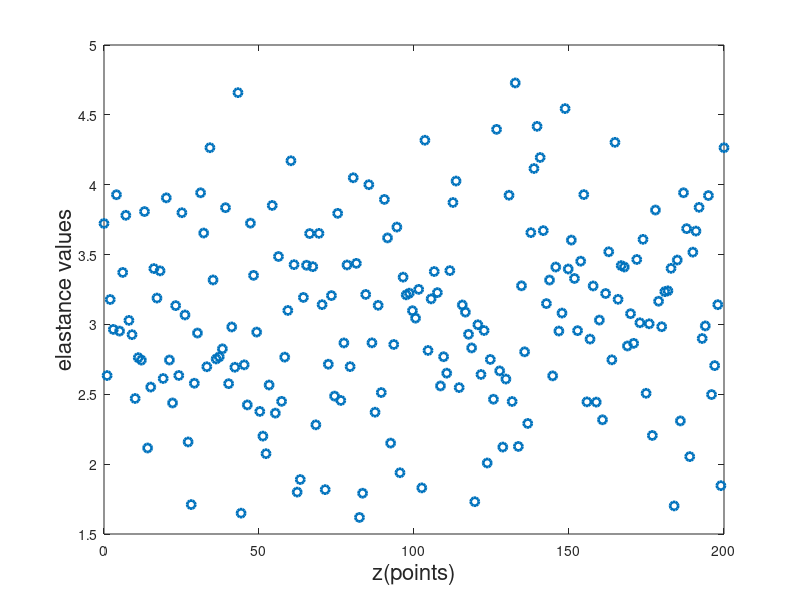

Source code (MATLAB): (Note: this script raises an error after producing the figure.)
%%  Model M-DOF
%   Model M-DOF simulate vertical tissue dynamics




%%
clear all;
close all;

%---number of DOF.
m = 200;
%% Asuume prior probablity funtion for theta 
N_refpoint = 200;
z = linspace(0,N_refpoint,N_refpoint);
k_health_low = 1;
k_health_high = 5; % ensure satruation
k_tumor_low = 4;
k_tumor_high = 10;


mu_health = (k_health_low + k_health_high)/2;
sigma_health = (k_health_high - mu_health)/3;

mu_tumor = (k_tumor_low + k_tumor_high)/2;
sigma_tumor = (k_tumor_high - mu_tumor)/3;

% generate the simulated healthy case
k_simu_health = mu_health*ones(N_refpoint,1) + randn(N_refpoint,1)*sigma_health ; 

% define tumor size
tumor_percent = 0.2;

% define tumor location
tumor_loc1 = 0.4;
tumor_loc2 = tumor_loc1  + tumor_percent;

% generate baseline elastance for cancerous breast
mu_z = (tumor_loc1 + tumor_loc2)/2*N_refpoint;
sigma_z = (tumor_percent*N_refpoint/2)/3;
k1 = mu_health * (2*pi)^0.5 * sigma_z;
k2 = mu_tumor * (2*pi)^0.5 * sigma_z - k1;

z_pdf = @(x,k1,k2,mu_z,sigma_z) 1/sigma_z/(2*pi)^0.5*(k1+k2*exp(-(x-mu_z).^2/2/sigma_z^2));
k_tumor_base = z_pdf(z,k1,k2,mu_z,sigma_z);

% generate the simulated tumor case
k_simu_tumor = k_tumor_base' + randn(N_refpoint,1)*sigma_health;

figure(1);
plot(z ,k_simu_health,'o','LineWidth',2)
xlabel('z(points)', 'FontSize',16);ylabel('elastance values', 'FontSize',16)
sgtitle(['healthy case--> ','mu=',num2str(sprintf('%0.1f',mu_health)),' & sigma=',num2str(sprintf('%0.3f',sigma_health))])
ylim([0 10])
grid on
figure(2);
plot(z ,k_simu_tumor,'o','LineWidth',2)
xlabel('z(points)', 'FontSize',16);ylabel('elastance values', 'FontSize',16)
sgtitle(['cancerous case--> ','mu=',num2str(sprintf('%0.1f',mu_tumor)),' & sigma=',num2str(sprintf('%0.3f',sigma_tumor))])
ylim([0 10])
grid on
%% get k trial samples
N_trial = 200; % This values has to be small enough to aviod product = 0 
RS_step = N_refpoint/N_trial;
k_RS_health = k_simu_health(1:RS_step:end);
k_RS_tumor = k_simu_tumor(1:RS_step:end);
k_values_health = k_RS_health(randperm(N_trial),:);
k_values_tumor = k_RS_tumor(randperm(N_trial),:);
k_trial_health = k_values_health;
k_trial_tumor = k_values_tumor;


figure(10);
histogram(k_trial_health,50)
histfit(k_trial_health,50,'normal')
xlabel('healthy elastance', 'FontSize',16);
ylabel('Number of elastance observations', 'FontSize',16);
xlim([0 10])
sgtitle(['mu',num2str(sprintf('%0.1f',mu_health)),' & sigma=',num2str(sprintf('%0.3f',sigma_health))])

figure(20);
histogram(k_trial_tumor,50)
histfit(k_trial_tumor,50,'normal')
pd_tumor = fitdist(k_trial_tumor,'Normal');
xlabel('cancerous elastance', 'FontSize',16);
ylabel('Number of elastance observations', 'FontSize',16);
xlim([0 10])
sgtitle(['mu',num2str(sprintf('%0.1f',pd_tumor.mu)),' & sigma=',num2str(sprintf('%0.3f',pd_tumor.sigma))])

%% get the "proposed" pdf for k and its parameters mu & sigma

k_prop_pdf = @(x,para) 1/para(2)/(2*pi)^0.5*exp(-(x-para(1)).^2/2/para(2)^2);
mu_min = 0.1;
mu_max = 10;
sigma_min = 0.01;
sigma_max = 5;
mu_prior = @(mu) unifpdf(mu,mu_min,mu_max);
sigma_prior = @(sigma) unifpdf(sigma,sigma_min,sigma_max);

y_est = k_prop_pdf(linspace(0,10,100),[3 1]);
y_mu = mu_prior(linspace(mu_min,mu_max,100));
y_sigma = sigma_prior(linspace(sigma_min,sigma_max,100));


%% get the Posterior pdf for health case
post_health = @(para) prod(k_prop_pdf(k_trial_health,para)) * mu_prior(para(1)) * sigma_prior(para(2)); 

%% get the Posterior pdf for tumor case
post_tumor = @(para) prod(k_prop_pdf(k_trial_tumor,para)) * mu_prior(para(1)) * sigma_prior(para(2)); 
            
%% visualize////NOTE, if the size of k_trial_health is too big, their product tends towards zero
% check for zero product

mu = linspace(mu_min,mu_max, 100);
sigma = linspace(sigma_min,sigma_max, 100);
simpost = zeros(100,100);
for i = 1:length(mu)
    for j = 1:length(sigma)
        simpost(i,j) = post_tumor([mu(i), sigma(j)]);
    end;
end;

figure(1000)
mesh(sigma,mu,simpost)
xlabel('sigma')
ylabel('mu')
zlabel('Posterior density')
view(-110,30)


%% MH algorithm 
init_para = [4 1];
nsamples = 10000;
delta1 = 0.1;
delta2 = 0.01;
% proppdf =  @(para,y) unifpdf(y(1)-para(1),-delta1,delta1) + unifpdf(y(2)-para(2),-delta2,delta2);
% proprnd = @(para) [(para(1)+ rand*2*delta1 - delta1) (para(2)+ rand*2*delta2 - delta2)];   
proppdf =  @(para,y) mvnpdf(y,para,eye(2));
proprnd = @(para) [(para(1)+ rand*2*delta1 - delta1) (para(2)+ rand*2*delta2 - delta2)];   
BM = 1000;
TM = 10;
%% healthy
[smpl_heal,accept_heal] = ...
    mhsample(init_para,nsamples,'pdf',post_health,'proppdf',proppdf,'proprnd',proprnd, 'burnin',BM,'thin', TM);

%%
figure(10000);
hist3(smpl_heal,[25,25]);
xlabel('mu')
xlim([2.7 3.7])
ylabel('sigma')
ylim([0.5 1.4])
zlabel('Posterior density')
view(-110,30)


figure(20000);
histogram(smpl_heal(:,1))
histfit(smpl_heal(:,1),50);
pd1_heal = fitdist(smpl_heal(:,1),'Normal');
xlabel('mu');
ylabel('density');
xlim([2.7 3.7])
sgtitle(['mu(true)=',num2str(sprintf('%0.1f',mu_health)),' & mu(est)=',num2str(sprintf('%0.1f',pd1_heal.mu))])

figure(30000);
histogram(smpl_heal(:,2))
histfit(smpl_heal(:,2),50);
pd2_heal = fitdist(smpl_heal(:,2),'Normal');
xlabel('sigma');
ylabel('density');
xlim([0.5 1.4])
sgtitle(['sigma(true)=',num2str(sprintf('%0.3f',sigma_health)),' & sigma(est)=',num2str(sprintf('%0.3f',pd2_heal.mu))])

%% tumor

[smpl_tumor,accept_tumor] = ...
    mhsample(init_para,nsamples,'pdf',post_tumor,'proppdf',proppdf,'proprnd',proprnd, 'burnin',BM,'thin', TM);
%%
figure(10001);
hist3(smpl_tumor,[25,25]);
xlabel('mu')
xlim([2.7 3.7])
ylabel('sigma')
ylim([0.5 1.4])
zlabel('Posterior density')
view(-110,30)


figure(20001);
histogram(smpl_tumor(:,1))
histfit(smpl_tumor(:,1),50);
pd1_tumor = fitdist(smpl_tumor(:,1),'Normal');
xlabel('mu');
ylabel('density');
xlim([2.7 3.7])
sgtitle(['mu(true)=',num2str(sprintf('%0.1f',pd_tumor.mu)),' & mu(est)=',num2str(sprintf('%0.1f',pd1_tumor.mu))])

figure(30001);
histogram(smpl_tumor(:,2))
histfit(smpl_tumor(:,2),50);
pd2_tumor = fitdist(smpl_tumor(:,2),'Normal');
xlabel('sigma');
ylabel('density');
xlim([0.5 1.4])
sgtitle(['sigma(true)=',num2str(sprintf('%0.3f',pd_tumor.sigma)),' & sigma(est)=',num2str(sprintf('%0.3f',pd2_tumor.mu))])

%%
figure(50000);
hist3(smpl_heal,[25,25]);
hold on 
hist3(smpl_tumor,[25,25],'EdgeColor','red');
xlabel('mu')
xlim([2.7 3.7])
ylabel('sigma')
ylim([0.5 1.4])
zlabel('Posterior density')
view(-110,30)
